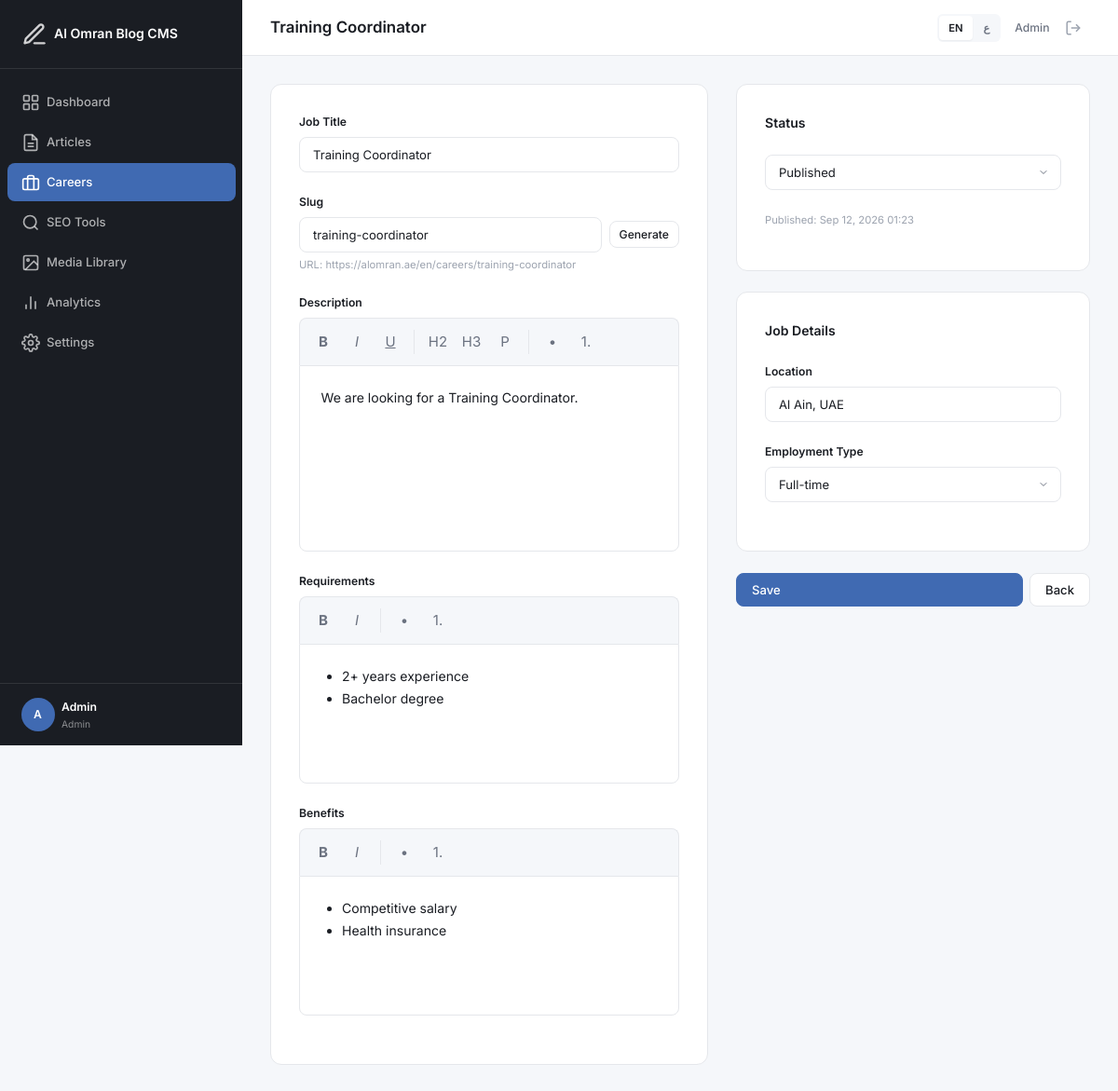
The page /admin/careers/edit.php?id=1 (signed in) on the database its author committed.
### tables this page shows
CREATE TABLE IF NOT EXISTS career_translations (
    id INT UNSIGNED AUTO_INCREMENT PRIMARY KEY,
    career_id INT UNSIGNED NOT NULL,
    language ENUM('en','ar') NOT NULL DEFAULT 'en',
    title VARCHAR(255) NOT NULL DEFAULT '',
    slug VARCHAR(255) NOT NULL DEFAULT '',
    location VARCHAR(255) DEFAULT NULL,
    employment_type ENUM('full-time','part-time','contract','internship') DEFAULT 'full-time',
    description LONGTEXT,
    requirements LONGTEXT,
    benefits LONGTEXT,
    seo_title VARCHAR(70) DEFAULT NULL,
    meta_description VARCHAR(170) DEFAULT NULL,
    created_at TIMESTAMP DEFAULT CURRENT_TIMESTAMP,
    updated_at TIMESTAMP DEFAULT CURRENT_TIMESTAMP ON UPDATE CURRENT_TIMESTAMP,
    UNIQUE KEY unique_career_lang (career_id, language),
    UNIQUE KEY unique_career_slug_lang (slug, language),
    FOREIGN KEY (career_id) REFERENCES careers(id) ON DELETE CASCADE
);

CREATE TABLE IF NOT EXISTS settings (
    id INT UNSIGNED AUTO_INCREMENT PRIMARY KEY,
    setting_key VARCHAR(100) NOT NULL UNIQUE,
    setting_value TEXT,
    created_at TIMESTAMP DEFAULT CURRENT_TIMESTAMP,
    updated_at TIMESTAMP DEFAULT CURRENT_TIMESTAMP ON UPDATE CURRENT_TIMESTAMP
);

CREATE TABLE IF NOT EXISTS careers (
    id INT UNSIGNED AUTO_INCREMENT PRIMARY KEY,
    status ENUM('draft','published','closed') NOT NULL DEFAULT 'draft',
    author_id INT UNSIGNED NOT NULL,
    created_at TIMESTAMP DEFAULT CURRENT_TIMESTAMP,
    updated_at TIMESTAMP DEFAULT CURRENT_TIMESTAMP ON UPDATE CURRENT_TIMESTAMP,
    published_at TIMESTAMP NULL,
    FOREIGN KEY (author_id) REFERENCES users(id) ON DELETE CASCADE
);

### admin/careers/edit.php (the view, shortened to what the rows shown need)
<?php
require_once __DIR__ . '/../includes/functions.php';
$career_id = (int)($_GET['id'] ?? 0);
$current_lang = $_GET['lang'] ?? DEFAULT_LANGUAGE;
$lang = require __DIR__ . '/../includes/lang/' . $current_lang . '.php';
$_t = fn(string $k) => $lang[$k] ?? $k;
$stmt = db()->prepare('SELECT * FROM careers WHERE id = ?');
$stmt->execute([$career_id]);
$career = $stmt->fetch();
$stmt2 = db()->prepare('SELECT * FROM career_translations WHERE career_id = ? AND language = ?');
$stmt2->execute([$career_id, $current_lang]);
$t = $stmt2->fetch();
$page_title = $t['title'] ?? $_t('edit') . ' ' . $_t('careers');
include __DIR__ . '/../includes/header.php';
?>
<form method="POST" id="careerForm">
    <div class="editor-layout">
        <div class="editor-main">
            <div class="card">
                <div class="form-group">
                    <label class="form-label"><?= $_t('job_title') ?></label>
                    <input type="text" name="title" id="title" class="form-input" required value="<?= e($t['title'] ?? '') ?>">
                </div>
                <div class="form-group">
                    <label class="form-label"><?= $_t('slug') ?></label>
                    <div style="display:flex;gap:var(--space-sm);align-items:center;">
                        <input type="text" name="slug" id="slug" class="form-input" data-slug-source="title" data-lang="<?= e($current_lang) ?>" value="<?= e($t['slug'] ?? '') ?>">
                        <button type="button" class="btn btn-secondary btn-sm" onclick="document.getElementById('slug').value=generateSlug(document.getElementById('title').value,'<?= $current_lang ?>');document.getElementById('slug').dataset.manualEdit='true';">Generate</button>
                    </div>
                    <div class="form-hint">URL: <?= e(get_setting('site_url')) ?>/<?= $current_lang === 'ar' ? '' : $current_lang . '/' ?>careers/<span id="slug_preview_value"><?= e($t['slug'] ?? '') ?></span></div>
                </div>
                <div class="form-group">
                    <div contenteditable="true" class="editor-content rich-editor" id="editor_desc" dir="<?= $current_lang === 'ar' ? 'rtl' : 'ltr' ?>" style="min-height:200px"><?= $t['description'] ?? '' ?></div>
                </div>
                <div class="form-group">
                    <div contenteditable="true" class="editor-content rich-editor" id="editor_reqs" dir="<?= $current_lang === 'ar' ? 'rtl' : 'ltr' ?>" style="min-height:150px"><?= $t['requirements'] ?? '' ?></div>
                </div>
                <div class="form-group">
                    <div contenteditable="true" class="editor-content rich-editor" id="editor_benefits" dir="<?= $current_lang === 'ar' ? 'rtl' : 'ltr' ?>" style="min-height:150px"><?= $t['benefits'] ?? '' ?></div>
                </div>
            </div>
        </div>
        <div class="editor-sidebar">
            <div class="card" style="margin-bottom:var(--space-lg)">
                <div class="card-header">
                    <h3 class="card-title" style="font-size:0.9375rem"><?= $_t('article_status') ?></h3>
                </div>
                <div class="form-group">
                    <select name="status" id="status" class="form-select">
                        <option value="published" <?= $career['status'] === 'published' ? 'selected' : '' ?>><?= $_t('published') ?></option>
                    </select>
                </div>
                <?php if ($career['published_at']): ?>
                    <div class="form-hint" style="margin-bottom:var(--space-md)"><?= $_t('article_published') ?>: <?= date('M d, Y H:i', strtotime($career['published_at'])) ?></div>
                <?php endif; ?>
            </div>
            <div class="card" style="margin-bottom:var(--space-lg)">
                <div class="form-group">
                    <label class="form-label"><?= $_t('location') ?></label>
                    <input type="text" name="location" id="location" class="form-input" value="<?= e($t['location'] ?? '') ?>">
                </div>
                <div class="form-group">
                    <label class="form-label"><?= $_t('employment_type') ?></label>
                    <select name="employment_type" id="employment_type" class="form-select">
                        <option value="full-time" <?= ($t['employment_type'] ?? '') === 'full-time' ? 'selected' : '' ?>><?= $_t('full_time') ?></option>
                    </select>
                </div>
            </div>
        </div>
    </div>
</form>
<?php include __DIR__ . '/../includes/footer.php'; ?>

### admin/includes/header.php (shortened to what the rows shown need)
<?php
require_once __DIR__ . '/functions.php';
$lang_file = __DIR__ . '/lang/' . $current_lang . '.php';
$lang = file_exists($lang_file) ? require $lang_file : require __DIR__ . '/lang/en.php';
$dir = $current_lang === 'ar' ? 'rtl' : 'ltr';
?>
<!DOCTYPE html>
<html lang="<?= e($current_lang) ?>" dir="<?= $dir ?>">
<head>
    <link rel="stylesheet" href="<?= APP_URL ?>/assets/css/admin.css">
</head>
<body>
    <div class="admin-layout">
        <main class="main-content">
            <header class="topbar">
                <h1 class="topbar-title"><?= e($page_title) ?></h1>
                <div class="topbar-actions">
                    <div class="lang-switcher">
                    </div>
                    <div class="topbar-user">
                    </div>
                </div>
            </header>
            <div class="content-wrapper">

### rows shown on the page
career_translations: title "Training Coordinator", slug "training-coordinator", description "We are looking for a Training Coordinator.", requirements "2+ years experience Bachelor degree", benefits "Competitive salary Health insurance", location "Al Ain, UAE", employment_type "Full-time"
settings: setting_value "https://alomran.ae"
careers: status "Published", published_at "Sep 12, 2026 01:23"

### other values the page prints
APP_NAME "Al Omran Blog CMS"
$_t('dashboard') "Dashboard"
$_t('articles') "Articles"
$_t('careers') "Careers"
$_t('seo_tools') "SEO Tools"
$_t('media') "Media Library"
$_t('analytics') "Analytics"
$_t('settings') "Settings"
substr($user['name'] ?? 'A', 0, 1) "A"
$user['name'] "Admin"
$user['role'] "Admin"
$_t('job_title') "Job Title"
$_t('slug') "Slug"
$current_lang "en"
$_t('description') "Description"
